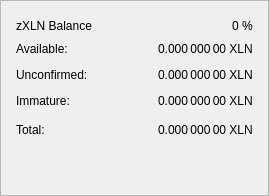
                   <widget class="QFrame" name="frame_ZerocoinBalances">
                    <property name="frameShape">
                     <enum>QFrame::StyledPanel</enum>
                    </property>
                    <property name="frameShadow">
                     <enum>QFrame::Raised</enum>
                    </property>
                    <layout class="QVBoxLayout" name="verticalLayout_7">
                     <property name="leftMargin">
                      <number>15</number>
                     </property>
                     <property name="topMargin">
                      <number>15</number>
                     </property>
                     <property name="rightMargin">
                      <number>15</number>
                     </property>
                     <property name="bottomMargin">
                      <number>15</number>
                     </property>
                     <item>
                      <layout class="QHBoxLayout" name="horizontalLayout_8" stretch="0,0,0">
                       <item>
                        <widget class="QLabel" name="label_5z_3">
                         <property name="minimumSize">
                          <size>
                           <width>170</width>
                           <height>20</height>
                          </size>
                         </property>
                         <property name="font">
                          <font/>
                         </property>
                         <property name="text">
                          <string>zXLN Balance</string>
                         </property>
                        </widget>
                       </item>
                       <item>
                        <spacer name="horizontalSpacer_11">
                         <property name="orientation">
                          <enum>Qt::Horizontal</enum>
                         </property>
                         <property name="sizeHint" stdset="0">
                          <size>
                           <width>40</width>
                           <height>20</height>
                          </size>
                         </property>
                        </spacer>
                       </item>
                       <item>
                        <widget class="QLabel" name="labelzXLNPercent">
                         <property name="text">
                          <string notr="true">0 %</string>
                         </property>
                        </widget>
                       </item>
                      </layout>
                     </item>
                     <item>
                      <layout class="QGridLayout" name="gridLayout_5">
                       <property name="spacing">
                        <number>12</number>
                       </property>
                       <item row="2" column="2">
                        <widget class="QLabel" name="labelzBalanceUnconfirmed">
                         <property name="font">
                          <font/>
                         </property>
                         <property name="toolTip">
                          <string>Unconfirmed: less than 20 confirmations
                                                                                                            Immature: confirmed, but less than 1 mint of the same denomination after it was minted</string>
                         </property>
                         <property name="text">
                          <string notr="true">0.000 000 00 XLN</string>
                         </property>
                         <property name="alignment">
                          <set>Qt::AlignLeading|Qt::AlignLeft|Qt::AlignVCenter</set>
                         </property>
                        </widget>
                       </item>
                       <item row="1" column="0">
                        <widget class="QLabel" name="labelzBalanceMatureText">
                         <property name="toolTip">
                          <string>Mature: more than 20 confirmation and more than 1 mint of the same denomination after it was minted.
                                                                                                            These zXLN are spendable.</string>
                         </property>
                         <property name="text">
                          <string>Available:</string>
                         </property>
                        </widget>
                       </item>
                       <item row="2" column="0">
                        <widget class="QLabel" name="labelzBalanceUnconfirmedText">
                         <property name="toolTip">
                          <string>Unconfirmed: less than 20 confirmations
                                                                                                            Immature: confirmed, but less than 1 mint of the same denomination after it was minted</string>
                         </property>
                         <property name="text">
                          <string>Unconfirmed:</string>
                         </property>
                        </widget>
                       </item>
                       <item row="1" column="2">
                        <widget class="QLabel" name="labelzBalanceMature">
                         <property name="font">
                          <font/>
                         </property>
                         <property name="toolTip">
                          <string>Mature: more than 20 confirmation and more than 1 mint of the same denomination after it was minted.
                                                                                                            These zXLN are spendable.</string>
                         </property>
                         <property name="text">
                          <string notr="true">0.000 000 00 XLN</string>
                         </property>
                         <property name="alignment">
                          <set>Qt::AlignLeading|Qt::AlignLeft|Qt::AlignVCenter</set>
                         </property>
                        </widget>
                       </item>
                       <item row="4" column="0">
                        <widget class="QLabel" name="labelzBalanceText">
                         <property name="toolTip">
                          <string>Your current zXLN balance, unconfirmed and immature zXLN included.</string>
                         </property>
                         <property name="text">
                          <string>Total:</string>
                         </property>
                        </widget>
                       </item>
                       <item row="3" column="2">
                        <widget class="QLabel" name="labelzBalanceImmature">
                         <property name="font">
                          <font/>
                         </property>
                         <property name="toolTip">
                          <string>Unconfirmed: less than 20 confirmations
                                                                                                            Immature: confirmed, but less than 1 mint of the same denomination after it was minted</string>
                         </property>
                         <property name="text">
                          <string notr="true">0.000 000 00 XLN</string>
                         </property>
                         <property name="alignment">
                          <set>Qt::AlignLeading|Qt::AlignLeft|Qt::AlignVCenter</set>
                         </property>
                        </widget>
                       </item>
                       <item row="4" column="2">
                        <widget class="QLabel" name="labelzBalance">
                         <property name="font">
                          <font/>
                         </property>
                         <property name="cursor">
                          <cursorShape>IBeamCursor</cursorShape>
                         </property>
                         <property name="toolTip">
                          <string>Your current zXLN balance, unconfirmed and immature zXLN included.</string>
                         </property>
                         <property name="text">
                          <string notr="true">0.000 000 00 XLN</string>
                         </property>
                         <property name="alignment">
                          <set>Qt::AlignLeading|Qt::AlignLeft|Qt::AlignVCenter</set>
                         </property>
                         <property name="textInteractionFlags">
                          <set>Qt::LinksAccessibleByMouse|Qt::TextSelectableByKeyboard|Qt::TextSelectableByMouse</set>
                         </property>
                        </widget>
                       </item>
                       <item row="3" column="0">
                        <widget class="QLabel" name="labelzBalanceImmatureText">
                         <property name="toolTip">
                          <string>Unconfirmed: less than 20 confirmations
                                                                                                            Immature: confirmed, but less than 1 mint of the same denomination after it was minted</string>
                         </property>
                         <property name="text">
                          <string>Immature:</string>
                         </property>
                        </widget>
                       </item>
                       <item row="4" column="1">
                        <spacer name="horizontalSpacer_4">
                         <property name="orientation">
                          <enum>Qt::Horizontal</enum>
                         </property>
                         <property name="sizeHint" stdset="0">
                          <size>
                           <width>40</width>
                           <height>20</height>
                          </size>
                         </property>
                        </spacer>
                       </item>
                      </layout>
                     </item>
                     <item>
                      <spacer name="verticalSpacer_4">
                       <property name="orientation">
                        <enum>Qt::Vertical</enum>
                       </property>
                       <property name="sizeType">
                        <enum>QSizePolicy::Expanding</enum>
                       </property>
                       <property name="sizeHint" stdset="0">
                        <size>
                         <width>20</width>
                         <height>40</height>
                        </size>
                       </property>
                      </spacer>
                     </item>
                    </layout>
                   </widget>
